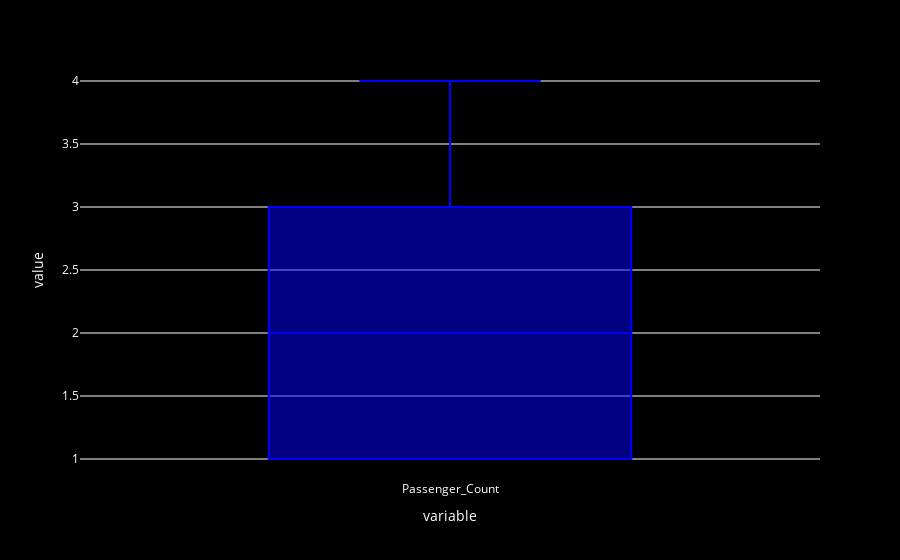

Notebook code for this chart:
### Code cell
fig=px.box(df["Passenger_Count"], color_discrete_sequence=["blue"])
# Set the background to black
fig.update_layout(
    plot_bgcolor="black",  # Plot area background
    paper_bgcolor="black", # Outer background
    font_color="white"     # Text color for readability
)

fig.show()

### Figure 1 — Plotly figure (JSON) as saved in the notebook; plotly's stock layout.template omitted (floating-point values rounded to 4 significant figures; data arrays with more than 128 entries replaced by an {"elided": "..."} marker saying what was removed)
{"data": [{"alignmentgroup": "True", "hovertemplate": "variable=%{x}<br>value=%{y}<extra></extra>", "legendgroup": "", "marker": {"color": "blue"}, "name": "", "notched": false, "offsetgroup": "", "orientation": "v", "showlegend": false, "type": "box", "x": {"elided": "1000 str values"}, "x0": " ", "xaxis": "x", "y": {"elided": "1000 int values"}, "y0": " ", "yaxis": "y"}], "layout": {"autosize": true, "boxmode": "group", "font": {"color": "white"}, "legend": {"tracegroupgap": 0}, "margin": {"t": 60}, "paper_bgcolor": "black", "plot_bgcolor": "black", "xaxis": {"anchor": "y", "autorange": true, "domain": [0, 1], "range": [-0.5, 0.5], "title": {"text": "variable"}, "type": "category"}, "yaxis": {"anchor": "x", "autorange": true, "domain": [0, 1], "range": [0.8333, 4.167], "title": {"text": "value"}, "type": "linear"}}}
